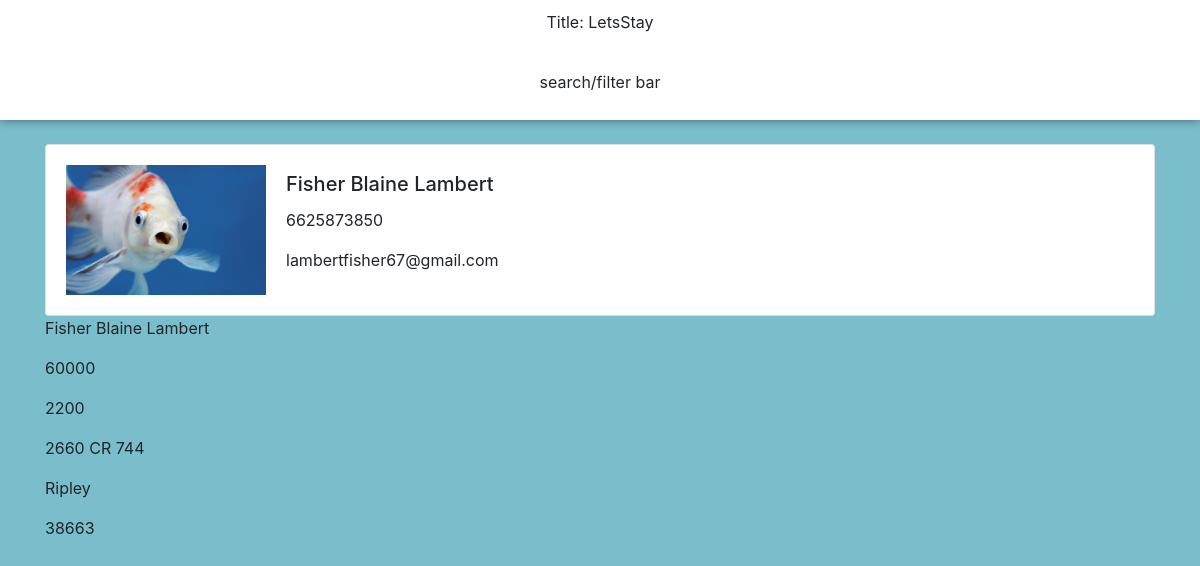
Screenshot of /userpage/ (signed in) with the database file from the repository.
### app/models.py (models this page shows)
class Account(models.Model):
    name = models.CharField(max_length = 24)
    username = models.CharField(max_length = 24)
    password = models.CharField(max_length = 24)
    email = models.EmailField()
    phone_number = models.CharField(max_length = 10)
    user = models.OneToOneField(User, on_delete=models.CASCADE)

class Properties(models.Model):
    user_props = models.ForeignKey(Account, on_delete=models.CASCADE)
    price = models.IntegerField()
    address = models.TextField()
    city = models.TextField()
    zip_code = models.IntegerField()
    size = models.IntegerField()
    available = models.BooleanField()

### app/views.py (the view)
# urls.py: path('userpage/', views.userpage, name='user')
def userpage(request):
    user = request.user
    try:
        account = Account.objects.get(user = user.id)
        places = Properties.objects.filter(user_props = account)
    except Account.DoesNotExist:
        account = None
        places = None
    context = {'account': account, 'places': places, 'user': user}
    return render(request, 'userpage.html', context)

### app/templates/userpage.html (shortened to what this page needs)
{% extends "base_index.html" %}
{% load static %}
{% block content %}
    <header class="header">
        <p>Title: LetsStay</p>
        <header class="header2">
            <p>search/filter bar</p>
        </header>
    </header>
    <div class="container mt-4">
        <div class="card">
            <div class="card-body">
                {% if account is not None%}
                    <table>
                        <td>
                            <img src="{% static "images/fisher.png" %}" alt="">
                        </td>
                        <td>
                            <div class="userscard">
                            <h5 class="card-title">{{ account.name}}</h5>
                            <p class="card-text">{{ account.phone_number }}</p>
                            <p class="card-text">{{ account.email }}</p>
                            </div>
                        </td>
                    </table>
                {% else %}
                    <p>Not Signed In</p>
                {% endif %}
            </div>
        </div>
        {% for object in places %}
            <p> {{account.name}} </p>
            <p> {{object.price}} </p>
            <p> {{object.size}} </p>
            <p> {{object.address}} </p>
            <p> {{object.city}} </p>
            <p> {{object.zip_code}} </p>
        {% endfor %}
    </div>
{% endblock content %}

### app/static/styles.css (style rules this page uses)
* { padding: 0; margin: 0; box-sizing: border-box; }
body { background-color: #ffffff; padding: 0; margin: 0; box-sizing: border-box; }
.header { background-color: rgb(255, 255, 255); padding-left: 10px; padding-right: 10px; z-index: 100; position:sticky; position: -webkit-sticky; top: 0; text-align: center; padding-top: 10px; padding-bottom: 10px; box-shadow: 0 0 10px rgba(0, 0, 0, 0.48); }
.header2 { background-color: rgb(255, 255, 255); padding-top: 20px; padding-left: 10px; padding-right: 10px; }
img { max-width: 200px; height: auto; }
.userscard { padding-left: 20px; }
body, html { margin: 0; padding: 0; height: 100%; background: #7abecc !important; }

### rows the page displays
Account: name "Fisher Blaine Lambert", phone_number "6625873850", email "lambertfisher67@gmail.com"
Properties: price "60000", size "2200", address "2660 CR 744", city "Ripley", zip_code "38663"
